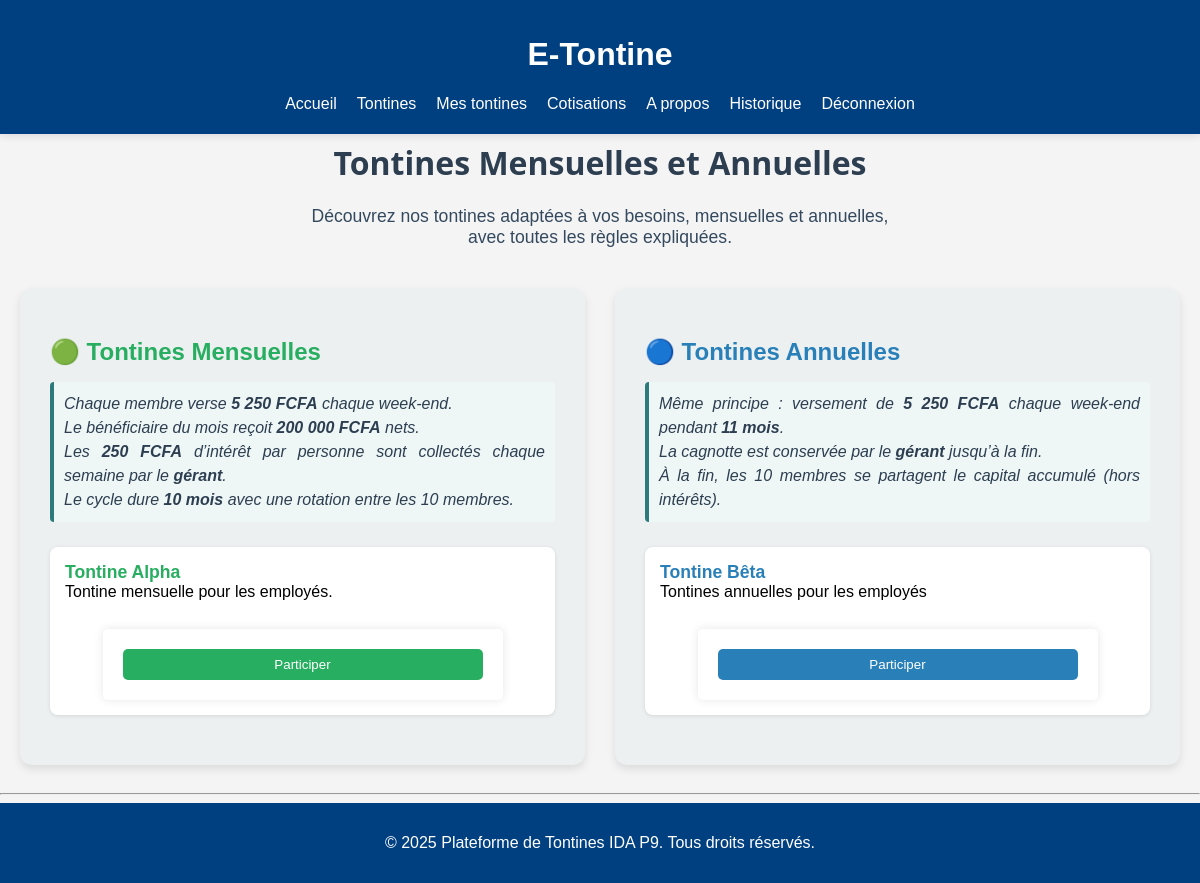
The page /tontines.php (signed in) on the database its author committed.
### tables this page shows
CREATE TABLE `tontines` (
  `id` int(11) NOT NULL,
  `nom` varchar(100) NOT NULL,
  `description` text DEFAULT NULL,
  `type` enum('mensuel','annuel') NOT NULL,
  `date_creation` date NOT NULL,
  `createur_id` int(11) NOT NULL,
  `montant` decimal(10,2) NOT NULL,
  `frequence` enum('quotidien','hebdomadaire','mensuel') NOT NULL,
  `date_debut` date NOT NULL,
  `statut` enum('active','terminee') DEFAULT 'active',
  `created_by` int(11) DEFAULT NULL,
  `created_at` timestamp NOT NULL DEFAULT current_timestamp()
);

### tontines.php (the view, shortened to what this page needs)
<?php
require_once 'includes/db.php';
include 'includes/header.php';
?>
<div style="text-align: center; margin-bottom: 40px;">
    <h1 style="font-family: 'Segoe UI', Tahoma, Geneva, Verdana, sans-serif; font-weight: 700; color: #2c3e50;">
        Tontines Mensuelles et Annuelles
    </h1>
    <p style="font-size: 1.1rem; color: #34495e; max-width: 600px; margin: 0 auto;">
        Découvrez nos tontines adaptées à vos besoins, mensuelles et annuelles, avec toutes les règles expliquées.
    </p>
</div>
<div style="
    display: flex;
    gap: 30px;
    flex-wrap: wrap;
    align-items: stretch;
    max-width: 1200px;
    margin: 0 auto;
">
    <div style="
        flex: 1 1 45%;
        background: #ecf0f1;
        border-radius: 12px;
        box-shadow: 0 4px 8px rgba(0,0,0,0.1);
        padding: 30px;
        display: flex;
        flex-direction: column;
        justify-content: space-between;
        box-sizing: border-box;
    ">
        <div>
            <h2 style="color: #27ae60; margin-bottom: 15px;">🟢 Tontines Mensuelles</h2>
            <p class="tontine-rules" style="color: #2c3e50; line-height: 1.5; margin-bottom: 25px; text-align: justify;">
                Chaque membre verse <strong>5 250 FCFA</strong> chaque week-end.<br>
                Le bénéficiaire du mois reçoit <strong>200 000 FCFA</strong> nets.<br>
                Les <strong>250 FCFA</strong> d’intérêt par personne sont collectés chaque semaine par le <strong>gérant</strong>.<br>
                Le cycle dure <strong>10 mois</strong> avec une rotation entre les 10 membres.
            </p>
            <ul class="tontine-list" style="padding-left: 0; list-style: none;">
                <?php
                $stmtMensuel = $pdo->prepare("SELECT * FROM tontines WHERE type = 'mensuel'");
                $stmtMensuel->execute();
                $tontinesMensuelles = $stmtMensuel->fetchAll();
                foreach ($tontinesMensuelles as $tontine): ?>
                    <li style="
                        margin-bottom: 20px;
                        background: white;
                        border-radius: 8px;
                        padding: 15px;
                        box-shadow: 0 1px 4px rgba(0,0,0,0.1);
                    ">
                        <strong style="color: #27ae60; font-size: 1.1rem;"><?= htmlspecialchars($tontine['nom']) ?></strong><br>
                        <?= nl2br(htmlspecialchars($tontine['description'])) ?><br><br>
                        <form method="post" action="participer.php" style="margin-top: 10px;">
                            <button type="submit" style="
                                background-color: #27ae60;
                                color: white;
                                border: none;
                                padding: 8px 16px;
                                border-radius: 5px;
                                cursor: pointer;
                                transition: background-color 0.3s ease;
                            " onmouseover="this.style.backgroundColor='#219150'" onmouseout="this.style.backgroundColor='#27ae60'">
                                Participer
                            </button>
                        </form>
                    </li>
                <?php endforeach; ?>
            </ul>
        </div>
    </div>
    <div style="
        flex: 1 1 45%;
        background: #ecf0f1;
        border-radius: 12px;
        box-shadow: 0 4px 8px rgba(0,0,0,0.1);
        padding: 30px;
        display: flex;
        flex-direction: column;
        justify-content: space-between;
        box-sizing: border-box;
    ">
        <div>
            <h2 style="color: #2980b9; margin-bottom: 15px;">🔵 Tontines Annuelles</h2>
            <p class="tontine-rules" style="color: #2c3e50; line-height: 1.5; margin-bottom: 25px; text-align: justify;">
                Même principe : versement de <strong>5 250 FCFA</strong> chaque week-end pendant <strong>11 mois</strong>.<br>
                La cagnotte est conservée par le <strong>gérant</strong> jusqu’à la fin.<br>
                À la fin, les 10 membres se partagent le capital accumulé (hors intérêts).
            </p>
            <ul class="tontine-list" style="padding-left: 0; list-style: none;">
                <?php
                $stmtAnnuel = $pdo->prepare("SELECT * FROM tontines WHERE type = 'annuel'");
                $stmtAnnuel->execute();
                $tontinesAnnuelles = $stmtAnnuel->fetchAll();
                foreach ($tontinesAnnuelles as $tontine): ?>
                    <li style="
                        margin-bottom: 20px;
                        background: white;
                        border-radius: 8px;
                        padding: 15px;
                        box-shadow: 0 1px 4px rgba(0,0,0,0.1);
                    ">
                        <strong style="color: #2980b9; font-size: 1.1rem;"><?= htmlspecialchars($tontine['nom']) ?></strong><br>
                        <?= nl2br(htmlspecialchars($tontine['description'])) ?><br><br>
                        <form method="post" action="participer.php" style="margin-top: 10px;">
                            <button type="submit" style="
                                background-color: #2980b9;
                                color: white;
                                border: none;
                                padding: 8px 16px;
                                border-radius: 5px;
                                cursor: pointer;
                                transition: background-color 0.3s ease;
                            " onmouseover="this.style.backgroundColor='#1c598a'" onmouseout="this.style.backgroundColor='#2980b9'">
                                Participer
                            </button>
                        </form>
                    </li>
                <?php endforeach; ?>
            </ul>
        </div>
    </div>
</div>
<?php include 'includes/footer.php'; ?>

### assets/css/style.css (style rules this page uses)
body { font-family: Arial, sans-serif; background-color: #f4f4f4; margin: 0; padding: 0; }
form { max-width: 400px; margin: auto; background: white; padding: 20px; border-radius: 5px; box-shadow: 0 0 10px rgba(0,0,0,0.1); }
button { width: 100%; padding: 10px; background-color: #004080; color: white; border: none; border-radius: 4px; }
p { text-align: center; }
.tontine-list { list-style: none; padding-left: 0; }
.tontine-list li { background-color: #f9f9f9; margin-bottom: 10px; padding: 12px; border-radius: 8px; box-shadow: 0 0 4px rgba(0,0,0,0.05); }
.tontine-rules { font-style: italic; background: #eef6f6; padding: 10px; border-left: 4px solid #2c7a7b; border-radius: 4px; margin-bottom: 15px; }

### includes/header.php (style rules this page uses)
html, body { overflow-x: hidden; }
* { box-sizing: border-box; max-width: 100%; }

### rows shown on the page
tontines: nom "Tontine Alpha", description "Tontine mensuelle pour les employés."
tontines: nom "Tontine Bêta", description "Tontines annuelles pour les employés"
